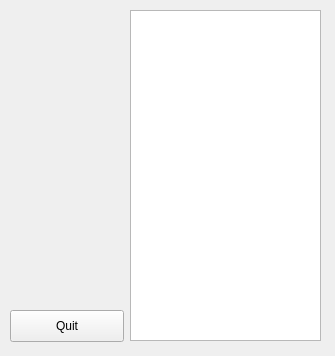
<?xml version="1.0" encoding="UTF-8"?>
<ui version="4.0">
 <class>MainWindow</class>
 <widget class="QMainWindow" name="MainWindow">
  <property name="geometry">
   <rect>
    <x>0</x>
    <y>0</y>
    <width>335</width>
    <height>356</height>
   </rect>
  </property>
  <property name="windowTitle">
   <string>MainWindow</string>
  </property>
  <widget class="QWidget" name="centralwidget">
   <widget class="QPushButton" name="pushButton">
    <property name="geometry">
     <rect>
      <x>10</x>
      <y>310</y>
      <width>114</width>
      <height>32</height>
     </rect>
    </property>
    <property name="text">
     <string>Quit</string>
    </property>
   </widget>
   <widget class="QWidget" name="verticalLayoutWidget">
    <property name="geometry">
     <rect>
      <x>10</x>
      <y>10</y>
      <width>111</width>
      <height>291</height>
     </rect>
    </property>
    <layout class="QVBoxLayout" name="verticalLayout"/>
   </widget>
   <widget class="QTextEdit" name="textEdit">
    <property name="geometry">
     <rect>
      <x>130</x>
      <y>10</y>
      <width>191</width>
      <height>331</height>
     </rect>
    </property>
    <property name="readOnly">
     <bool>true</bool>
    </property>
   </widget>
  </widget>
 </widget>
 <resources/>
 <connections>
  <connection>
   <sender>pushButton</sender>
   <signal>clicked()</signal>
   <receiver>MainWindow</receiver>
   <slot>close()</slot>
   <hints>
    <hint type="sourcelabel">
     <x>66</x>
     <y>337</y>
    </hint>
    <hint type="destinationlabel">
     <x>120</x>
     <y>340</y>
    </hint>
   </hints>
  </connection>
 </connections>
</ui>
